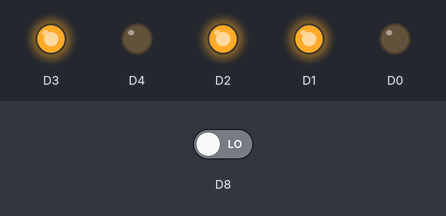
Simulated run of this sketch. Board: ESP8266 (NodeMCU). Parts: output pins drawn as LEDs (lit = HIGH). Dashed ring = blinking. Inputs (shaded band) come from the test bench; at power-on: D8 LOW. Random numbers use the default seed unless the sketch sets one; EEPROM starts erased; no MQTT or app messages arrive unless stated; what the sketch prints to the serial monitor is not drawn.

Above: at 1.2 s.
1.3 s: D8 driven HIGH
At 2.7 s:
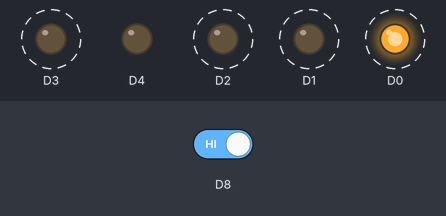
10.3 s: D8 driven LOW
At 10.9 s:
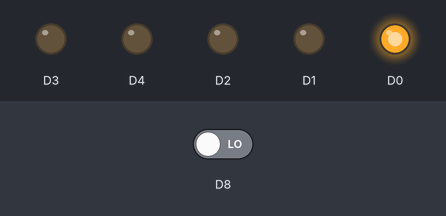
Timing chart, 0 to 13.3 s (numbered marks = the images above; inputs shaded):
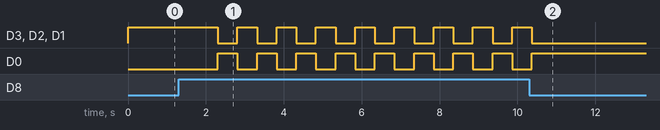

The sketch:

done.ino
```cpp
#include <ESP8266WiFi.h>
#include <EEPROM.h>
#include <WiFiClient.h>
#include <PubSubClient.h>
#include <ArduinoJson.h>

// Set these to run example.


// You should get Auth Token in the Blynk App.
// Go to the Project Settings (nut icon).
//char auth[] = "2f61d44d154c4e4ba56f50c3e1a05a92";

// Your WiFi credentials.
// Set password to "" for open networks.
char ssid[] = "Yo";
char pass[] = "1234567890";
int mod = 0;
int state = 0;
int blystate=0;
int bl=1;
const char* mqttServer = "demos.ths.agency";
const int mqttPort =1883;
const char* mqttUser = "";
const char* mqttPassword = "";
int s1 ,s2 , s3;
int syncpub = 0;


WiFiClient espClient;
PubSubClient client(espClient);
void callback(char* topic, byte* payload, unsigned int length);

void setup()
{
  // Debug console
  Serial.begin(9600);
  EEPROM.begin(512);

  pinMode(D1,OUTPUT);
  pinMode(D2,OUTPUT);
  pinMode(D3,OUTPUT);
  pinMode(D4,OUTPUT);
  pinMode(D0,OUTPUT);
  //pinMode(D10, OUTPUT);
  digitalWrite(D1,HIGH);
  digitalWrite(D2,HIGH);
  digitalWrite(D3,HIGH);
  digitalWrite(D4,LOW);
  digitalWrite(D0, LOW);
//  digitalWrite(10,LOW);
 pinMode(D8,INPUT);

 Serial.begin(9600);

 state = EEPROM.read(0);
 if(state == 97)
  state = 0;

  client.setServer(mqttServer, mqttPort);
  client.setCallback(callback);
  client.publish("sync" , "{\"key\":\"1234567890\"}");
  while (!client.connected()) {
        Serial.println("Connecting to MQTT...");
        String clientId = "ESP8266365276-";
        clientId += String(random(0xffff), HEX);
    if(client.connect(clientId.c_str(), mqttUser, mqttPassword ))
    {
        Serial.println("connected");
        client.publish("sync" , "{\"key\":\"1234567890\"}");
            client.subscribe("nodeswitches");
            client.subscribe("switch");
        client.publish("sync" , "{\"key\":\"1234567890\"}");
    }else{
        Serial.print("failed state ");
        Serial.print(client.state());
         delay(2000);
    }
  }

}

void reconnect() {
  // Loop until we're reconnected
  while (!client.connected()) {
    Serial.print("Attempting MQTT connection...");
    // Create a random client ID
    String clientId = "ESP8266365276-";
    clientId += String(random(0xffff), HEX);
    // Attempt to connect
   if(client.connect(clientId.c_str(), mqttUser, mqttPassword ))  {
      Serial.println("connected");
      // Once connected, publish an announcement...
         client.publish("sync" , "{\"key\":\"1234567890\"}");
            client.subscribe("nodeswitches");
            client.subscribe("switch");
        client.publish("sync" , "{\"key\":\"1234567890\"}");
    } else {
      Serial.print(client.state());
      Serial.println(" try again in 2 seconds");
      delay(2000);
    }
  }
}


void callback(char* topic, byte* payload, unsigned int length)
{

  Serial.begin(9600);
  char a[length];

  StaticJsonBuffer<2000> jsonBuffer;

   for (int i = 0; i < length; i++) {
    Serial.print((char)payload[i]);
    a[i]=payload[i];
    }
    Serial.println();
  a[length]= '\0';

  String mystring(topic);

  JsonObject& object = jsonBuffer.parseObject(a);
  if(mystring == "switch"){
    if(object["name"] == "switch1"){
      s1 = object["status"];
    } else if (object["name"] == "switch2"){
      s2 = object["status"];
    } else if (object["name"] == "switch3"){
      s3 = object["status"];
    }
  } else if(mystring == "nodeswitches"){
    s1 = a[1] - 48;
    s2 = a[2] - 48;
    s3 = a[3] - 48;
  }
}


void loop()
{

//  if(client.connected()){
//    Serial.println("connected");
//  }else{
//    Serial.println("not connected");
//  }
   if(!client.connected()){
      reconnect();
   }
    client.loop();
    client.subscribe("switch");


  mod = digitalRead(D8);
  if(mod == 1 ) {
    if(state == 0) {
      state = 1;
    }
    else {
      state = 0;
    }

     EEPROM.write(0, state);
     EEPROM.commit();
     delay(500);
  }

  if(WiFi.status() ==  WL_CONNECTED  )
    {
      digitalWrite(D4,HIGH);
      if(state==1)
        {
            digitalWrite(D1,LOW);
            digitalWrite(D2,LOW);
            digitalWrite(D3,LOW);
            digitalWrite(D0,HIGH);

        }

     else
        {
            digitalWrite(D1, !s1);
            digitalWrite(D2, !s2);
            digitalWrite(D3, !s3);
            digitalWrite(D0,LOW);
        }
    }
  else
    {
      digitalWrite(D4,LOW);
      if(state==1)
           {
              //Serial.print("ELSE");
              digitalWrite(D4,LOW);
              digitalWrite(D1,LOW);
              digitalWrite(D2,LOW);
              digitalWrite(D3,LOW);
              digitalWrite(D0,HIGH);
            }
      else
           {
              //Serial.print("ELSE2");
              digitalWrite(D1,HIGH);
              digitalWrite(D2,HIGH);
              digitalWrite(D3,HIGH);
              digitalWrite(D0,LOW);
          }
    }

}
```

Measured:
- after the input at 1.3 s, D3, D2, D1, D0: alternates HIGH for 0.50 s and LOW for 0.50 s, starting after 1.0 s
